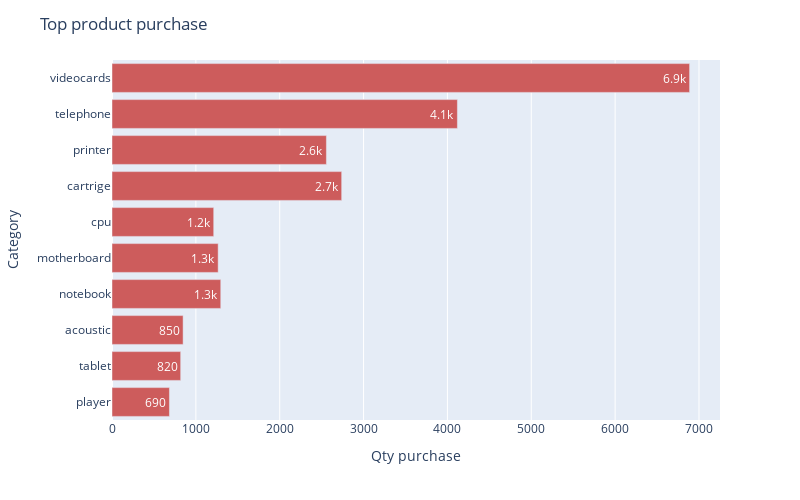

Write notebook code for a chart like this one.
### Markdown cell above
Dari grafik di atas terlihat bahwa kategori produk yang paling sering dibeli pelanggan adalah computers sebanyak sekitar 17000 pembelian, disusul electronics sebanyak sekitar 6800 pembelian dan stationery sebanyak sekitar 2900 pembelian selama 6 bulan berjalan.

### Code cell
a = 'purchase'
b = 'product'
df_dist_event = pd.crosstab(df_eda[b], df_eda.event_type).sort_values('cart', ascending=False).head(10).reset_index()
fig = px.bar(df_dist_event,y=b,x=a,color=b,color_discrete_sequence=['indianred'],height=500,width=800, text_auto='.2s')
fig.update_layout(xaxis_title='Qty '+a,yaxis_title='Category',title='Top 10 '+b+' '+a, showlegend = False)
fig.show()

### Figure 1 — Plotly figure (JSON) as saved in the notebook; plotly's stock layout.template omitted (floating-point values rounded to 4 significant figures)
{"data": [{"alignmentgroup": "True", "hovertemplate": "product=%{y}<br>purchase=%{x}<extra></extra>", "legendgroup": "videocards", "marker": {"color": "indianred", "pattern": {"shape": ""}}, "name": "videocards", "offsetgroup": "videocards", "orientation": "h", "showlegend": true, "textposition": "auto", "texttemplate": "%{x:.2s}", "type": "bar", "x": [6888], "xaxis": "x", "y": ["videocards"], "yaxis": "y"}, {"alignmentgroup": "True", "hovertemplate": "product=%{y}<br>purchase=%{x}<extra></extra>", "legendgroup": "telephone", "marker": {"color": "indianred", "pattern": {"shape": ""}}, "name": "telephone", "offsetgroup": "telephone", "orientation": "h", "showlegend": true, "textposition": "auto", "texttemplate": "%{x:.2s}", "type": "bar", "x": [4119], "xaxis": "x", "y": ["telephone"], "yaxis": "y"}, {"alignmentgroup": "True", "hovertemplate": "product=%{y}<br>purchase=%{x}<extra></extra>", "legendgroup": "printer", "marker": {"color": "indianred", "pattern": {"shape": ""}}, "name": "printer", "offsetgroup": "printer", "orientation": "h", "showlegend": true, "textposition": "auto", "texttemplate": "%{x:.2s}", "type": "bar", "x": [2557], "xaxis": "x", "y": ["printer"], "yaxis": "y"}, {"alignmentgroup": "True", "hovertemplate": "product=%{y}<br>purchase=%{x}<extra></extra>", "legendgroup": "cartrige", "marker": {"color": "indianred", "pattern": {"shape": ""}}, "name": "cartrige", "offsetgroup": "cartrige", "orientation": "h", "showlegend": true, "textposition": "auto", "texttemplate": "%{x:.2s}", "type": "bar", "x": [2739], "xaxis": "x", "y": ["cartrige"], "yaxis": "y"}, {"alignmentgroup": "True", "hovertemplate": "product=%{y}<br>purchase=%{x}<extra></extra>", "legendgroup": "cpu", "marker": {"color": "indianred", "pattern": {"shape": ""}}, "name": "cpu", "offsetgroup": "cpu", "orientation": "h", "showlegend": true, "textposition": "auto", "texttemplate": "%{x:.2s}", "type": "bar", "x": [1213], "xaxis": "x", "y": ["cpu"], "yaxis": "y"}, {"alignmentgroup": "True", "hovertemplate": "product=%{y}<br>purchase=%{x}<extra></extra>", "legendgroup": "motherboard", "marker": {"color": "indianred", "pattern": {"shape": ""}}, "name": "motherboard", "offsetgroup": "motherboard", "orientation": "h", "showlegend": true, "textposition": "auto", "texttemplate": "%{x:.2s}", "type": "bar", "x": [1266], "xaxis": "x", "y": ["motherboard"], "yaxis": "y"}, {"alignmentgroup": "True", "hovertemplate": "product=%{y}<br>purchase=%{x}<extra></extra>", "legendgroup": "notebook", "marker": {"color": "indianred", "pattern": {"shape": ""}}, "name": "notebook", "offsetgroup": "notebook", "orientation": "h", "showlegend": true, "textposition": "auto", "texttemplate": "%{x:.2s}", "type": "bar", "x": [1297], "xaxis": "x", "y": ["notebook"], "yaxis": "y"}, {"alignmentgroup": "True", "hovertemplate": "product=%{y}<br>purchase=%{x}<extra></extra>", "legendgroup": "acoustic", "marker": {"color": "indianred", "pattern": {"shape": ""}}, "name": "acoustic", "offsetgroup": "acoustic", "orientation": "h", "showlegend": true, "textposition": "auto", "texttemplate": "%{x:.2s}", "type": "bar", "x": [848], "xaxis": "x", "y": ["acoustic"], "yaxis": "y"}, {"alignmentgroup": "True", "hovertemplate": "product=%{y}<br>purchase=%{x}<extra></extra>", "legendgroup": "tablet", "marker": {"color": "indianred", "pattern": {"shape": ""}}, "name": "tablet", "offsetgroup": "tablet", "orientation": "h", "showlegend": true, "textposition": "auto", "texttemplate": "%{x:.2s}", "type": "bar", "x": [819], "xaxis": "x", "y": ["tablet"], "yaxis": "y"}, {"alignmentgroup": "True", "hovertemplate": "product=%{y}<br>purchase=%{x}<extra></extra>", "legendgroup": "player", "marker": {"color": "indianred", "pattern": {"shape": ""}}, "name": "player", "offsetgroup": "player", "orientation": "h", "showlegend": true, "textposition": "auto", "texttemplate": "%{x:.2s}", "type": "bar", "x": [685], "xaxis": "x", "y": ["player"], "yaxis": "y"}], "layout": {"barmode": "relative", "height": 500, "legend": {"title": {"text": "product"}, "tracegroupgap": 0}, "margin": {"t": 60}, "showlegend": false, "title": {"text": "Top product purchase"}, "width": 800, "xaxis": {"anchor": "y", "domain": [0, 1], "title": {"text": "Qty purchase"}}, "yaxis": {"anchor": "x", "categoryarray": ["player", "tablet", "acoustic", "notebook", "motherboard", "cpu", "cartrige", "printer", "telephone", "videocards"], "categoryorder": "array", "domain": [0, 1], "title": {"text": "Category"}}}}
